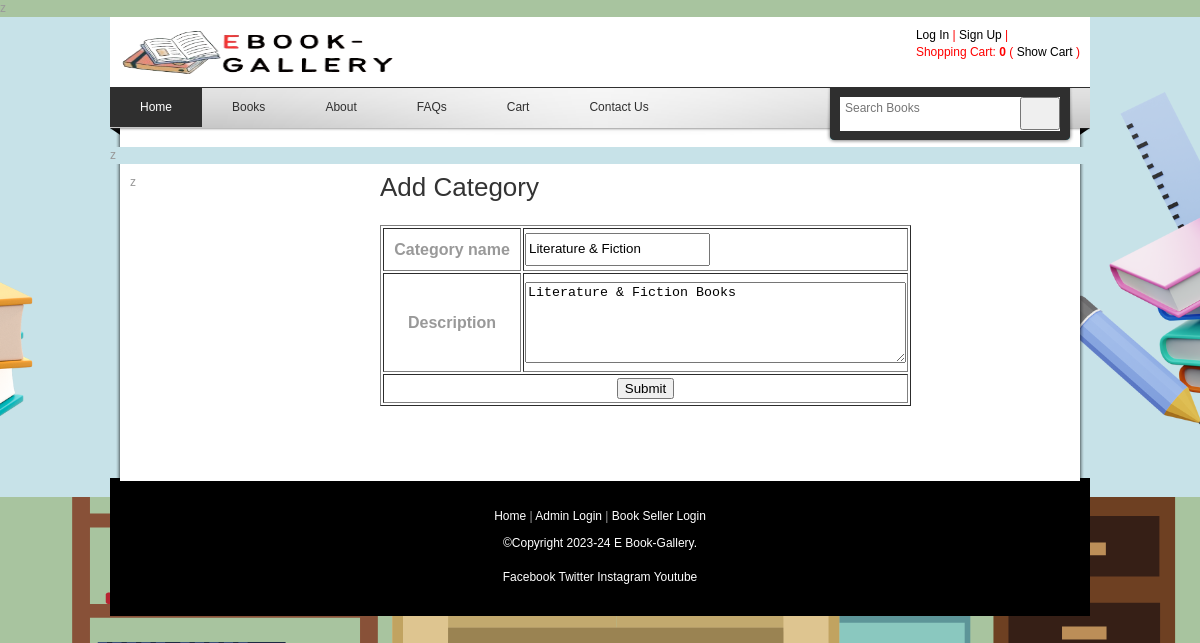
Screenshot of /category.php?editid=15 with the database file from the repository.
### tables this page shows
CREATE TABLE `category` (
  `cat_id` int(10) NOT NULL,
  `cat_name` varchar(200) NOT NULL,
  `cat_des` text NOT NULL
);

### category.php (the view, shortened to what this page needs)
<?php
include("header.php");
include("admin_sidebar.php");
include("databaseconnection.php");
if(isset($_GET['editid']))
{
	$sql="select * from category where cat_id='$_GET[editid]'";
	$qsql=mysqli_query($con,$sql);
	$res=mysqli_fetch_array($qsql);
}
?>
        <div id="content" class="float_r">
        	<h2> Add  Category</h2>
       	  <div class="content_half float_l checkout">
			 <form method="post" action="" name="category" onsubmit="return validatecategory()">
			    <table width="531" height="181" border="1">
			      <tr>
			        <th width="170" scope="row">Category name</th>
			        <td width="305"><label for="catname"></label>
		            <input type="text" name="catname" id="catname" value="<?php echo $res['cat_name'];?>" /></td>
		          </tr>
			      <tr>
			        <th scope="row">Description</th>
			        <td><label for="description"></label>
		            <textarea name="description" id="description" cols="45" rows="5"><?php echo $res['cat_des'];?></textarea></td>
		          </tr>
			      <tr>
			        <th colspan="2" scope="row"><input type="submit" name="submit" id="submit" value="Submit" /></th>
		          </tr>
	        </table>
            </form>
          </div>
          <div class="content_half float_r checkout"><br />
          </div>
          <div class="cleaner h50"></div>
        </div>
    </div>
  <?php
  include("footer.php");
  ?>

### templatemo_style.css (style rules this page uses)
body { margin: 0; padding: 0; color: #999; font-family: Tahoma, Geneva, sans-serif; font-size: 12px; line-height: 1.4em; background-color: #665f5f; background-repeat: repeat; background-image: url(images/templatemo_body.jpg) }
h1, h2, h3, h4, h5, h6 { color: #333; font-weight: normal; }
h2 { font-size: 26px; margin: 0 0 25px; padding: 5px 0 }
.cleaner { clear: both }
.h50 { height: 50px }
.float_l { float: left }
.float_r { float: right }
#content { width: 690px }
.content_half { width: 320px }

### header.php (style rules this page uses)
input, select { line-height: 2em; }

### rows the page displays
category: catname "Literature & Fiction", description "Literature & Fiction Books"
